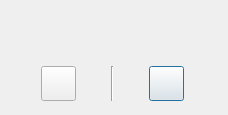
<?xml version="1.0" encoding="UTF-8"?>
<ui version="4.0">
 <class>StaButton</class>
 <widget class="QDialog" name="StaButton">
  <property name="geometry">
   <rect>
    <x>0</x>
    <y>0</y>
    <width>228</width>
    <height>115</height>
   </rect>
  </property>
  <property name="windowTitle">
   <string>Dialog</string>
  </property>
  <layout class="QGridLayout" name="gridLayout">
   <item row="0" column="0">
    <layout class="QVBoxLayout" name="verticalLayout">
     <item>
      <widget class="QLabel" name="staName">
       <property name="minimumSize">
        <size>
         <width>204</width>
         <height>20</height>
        </size>
       </property>
       <property name="maximumSize">
        <size>
         <width>204</width>
         <height>20</height>
        </size>
       </property>
       <property name="font">
        <font>
         <family>微软雅黑</family>
        </font>
       </property>
       <property name="text">
        <string/>
       </property>
      </widget>
     </item>
     <item>
      <widget class="QLabel" name="lineName">
       <property name="minimumSize">
        <size>
         <width>204</width>
         <height>20</height>
        </size>
       </property>
       <property name="maximumSize">
        <size>
         <width>204</width>
         <height>20</height>
        </size>
       </property>
       <property name="font">
        <font>
         <family>微软雅黑</family>
         <weight>75</weight>
         <bold>true</bold>
        </font>
       </property>
       <property name="text">
        <string/>
       </property>
      </widget>
     </item>
     <item>
      <layout class="QGridLayout" name="gridLayout_2">
       <item row="0" column="2">
        <widget class="QPushButton" name="to">
         <property name="minimumSize">
          <size>
           <width>35</width>
           <height>35</height>
          </size>
         </property>
         <property name="maximumSize">
          <size>
           <width>35</width>
           <height>35</height>
          </size>
         </property>
         <property name="text">
          <string/>
         </property>
        </widget>
       </item>
       <item row="0" column="0">
        <widget class="QPushButton" name="from">
         <property name="minimumSize">
          <size>
           <width>35</width>
           <height>35</height>
          </size>
         </property>
         <property name="maximumSize">
          <size>
           <width>35</width>
           <height>35</height>
          </size>
         </property>
         <property name="text">
          <string/>
         </property>
        </widget>
       </item>
       <item row="0" column="1">
        <widget class="Line" name="line">
         <property name="orientation">
          <enum>Qt::Vertical</enum>
         </property>
        </widget>
       </item>
      </layout>
     </item>
    </layout>
   </item>
  </layout>
 </widget>
 <resources/>
 <connections/>
</ui>
